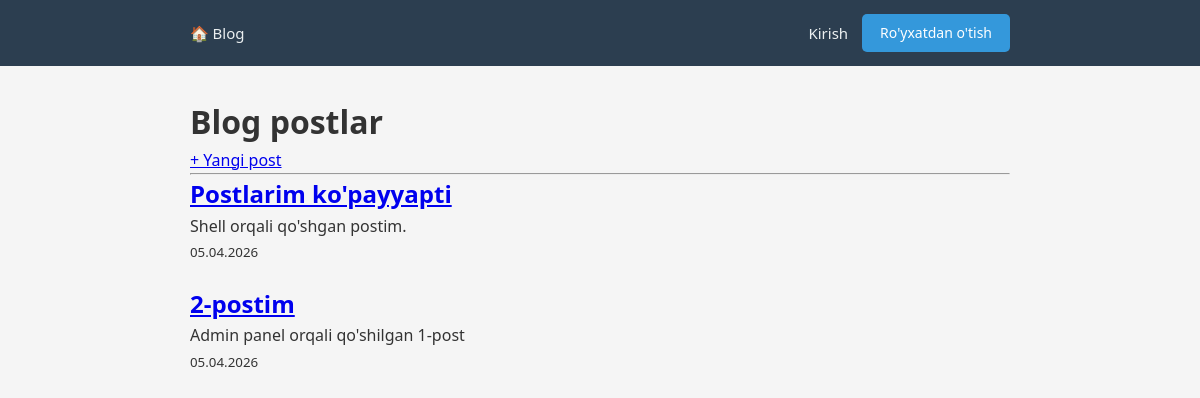
The app's page /, older data.
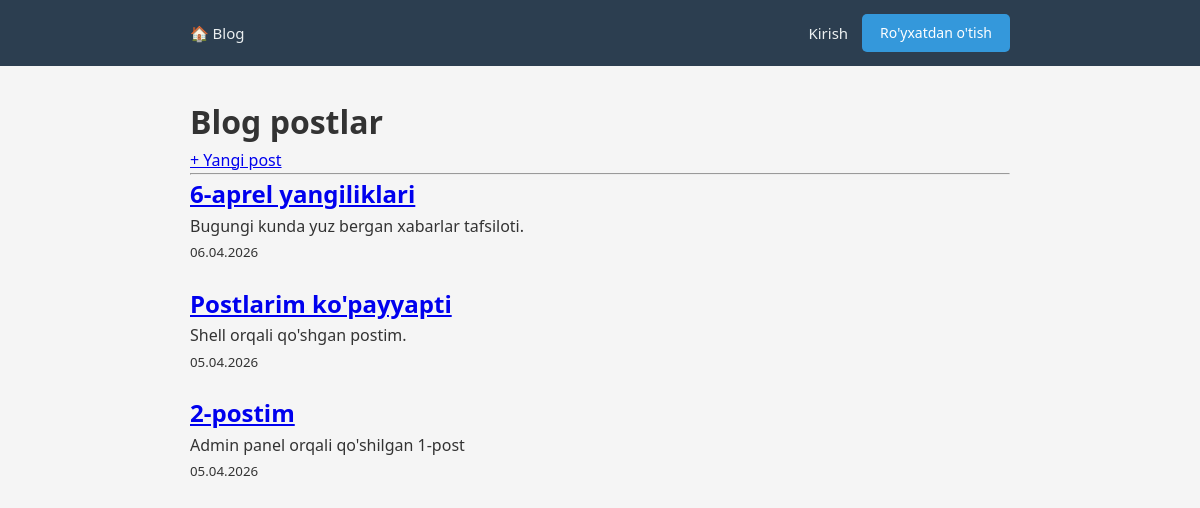
The same page, newer data.
### posts/models.py (models this page shows, shortened)
class Post(models.Model):
    title      = models.CharField(max_length=200)
    slug       = models.SlugField(max_length=200, unique=True, blank=True)
    content    = models.TextField()
    image      = models.ImageField(upload_to='post_images/', blank=True, null=True)
    created_at = models.DateTimeField(auto_now_add=True)
    updated_at = models.DateTimeField(auto_now=True)
    published  = models.BooleanField(default=False)
    class Meta:
        ordering = ['-created_at']

### posts/views.py (the view)
class PostListView(ListView):
    model               = Post
    template_name       = 'posts/bosh.html'
    context_object_name = 'postlar'
    paginate_by         = 5
    def get_queryset(self):
        queryset = Post.objects.filter(published=True)
        q = self.request.GET.get('q')
        if q:
            queryset = queryset.filter(
                Q(title__icontains=q) |
                Q(content__icontains=q)
            )
        return queryset
    def get_context_data(self, **kwargs):
        context = super().get_context_data(**kwargs)
        context['jami_postlar'] = Post.objects.filter(published=True).count()
        context['qidiruv'] = self.request.GET.get('q', '')
        return context

### templates/posts/bosh.html (shortened to what this page needs)
{% extends 'base.html' %}
{% block content %}
<h1>Blog postlar</h1>
<a href="{% url 'post_create' %}">+ Yangi post</a>
<hr>
{% for post in postlar %}
    <div style="margin-bottom: 20px;">
        <h2>
            <a href="{% url 'post_detail' post.pk %}">{{ post.title }}</a>
        </h2>
        <p>{{ post.content|truncatechars:120 }}</p>
        <small>{{ post.created_at|date:"d.m.Y" }}</small>
    </div>
{% empty %}
    <p>Hozircha postlar yo'q.</p>
{% endfor %}
{% endblock %}

Row changes from the older to the newer data that the page shows:
added Post: title "6-aprel yangiliklari", content "Bugungi kunda yuz bergan xabarlar tafsiloti.", created_at "06.04.2026"
